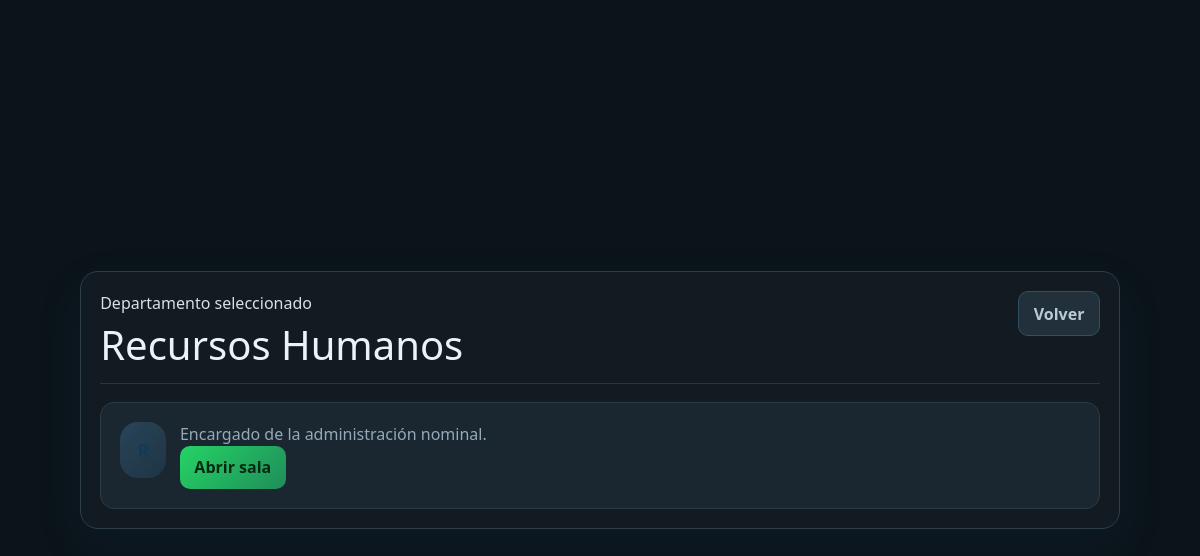
Screenshot of /departamentos/4/ (signed in) with the database file from the repository.
### departamentos/models.py (models this page shows, shortened)
class Departamento(models.Model):
    nombre = models.CharField(max_length=120, unique=True)
    descripcion = models.TextField(blank=True)
    directiva = models.ForeignKey(
        "usuarios.Usuario",
        on_delete=models.SET_NULL,
        null=True,
        blank=True,
        related_name="departamentos_creados",
    )
    creado_en = models.DateTimeField(auto_now_add=True)
    class Meta:
        ordering = ["nombre"]
        verbose_name = "departamento"
        verbose_name_plural = "departamentos"

### departamentos/views.py (the view)
# urls.py: path("<int:pk>/", detalle_departamento, name="detalle"),
@login_required
def detalle_departamento(request, pk):
    if request.user.es_directiva:
        departamento = get_object_or_404(Departamento, pk=pk, directiva=request.user)
    else:
        departamento = get_object_or_404(Departamento, pk=pk)
        if request.user.departamento_id != departamento.id:
            raise Http404()
    return render(request, "chat/departamento_detalle.html", {"departamento": departamento})

### usuarios/models.py (called while the page is built)
    @property
    def es_directiva(self):
        return self.rol == self.ROL_DIRECTIVA

### templates/chat/departamento_detalle.html
{% extends "base.html" %}
{% block content %}
<main class="simple-page simple-page--wa wa-page">
    <section class="simple-card simple-card--wa wa-page-card">
        <header class="simple-head wa-page-head">
            <div>
                <span class="eyebrow">Departamento seleccionado</span>
                <h1>{{ departamento.nombre }}</h1>
            </div>
            <a href="{% url 'chat:home' %}" class="wa-link-btn wa-link-btn--muted">Volver</a>
        </header>
        <article class="simple-item simple-item--wa wa-page-item">
            <div class="department-avatar department-avatar--large">{{ departamento.nombre|slice:":1" }}</div>
            <div>
                <p>{{ departamento.descripcion|default:"Sin descripcion disponible." }}</p>
                <a href="{% url 'chat:sala' departamento.id %}" class="wa-link-btn">Abrir sala</a>
            </div>
        </article>
    </section>
</main>
{% endblock %}

### rows the page displays
Departamento: nombre "Recursos Humanos", descripcion "Encargado de la administración nominal."
